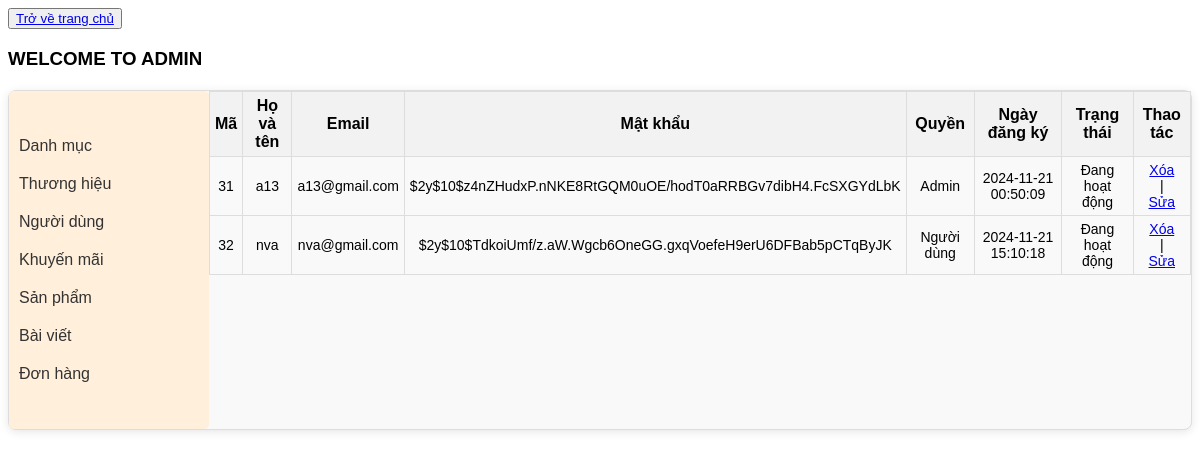
Page /admin/index_admin.php?action=manage-users&query=add (signed in) on the committed database.
### tables this page shows
CREATE TABLE `user` (
  `user_id` int(11) NOT NULL,
  `username` varchar(100) NOT NULL,
  `email` varchar(50) NOT NULL,
  `password` varchar(255) NOT NULL,
  `role` tinyint(1) NOT NULL DEFAULT 0,
  `created_at` timestamp NOT NULL DEFAULT current_timestamp(),
  `is_active` tinyint(1) NOT NULL DEFAULT 1
);

### admin/modules/manage-users/list.php (the view, shortened to what this page needs)
<?php
    include_once "../config/database.php";
    $stmt = $conn->prepare("SELECT * FROM user");
    $stmt->execute();
    $result = $stmt->get_result();
?>
    <table border="1">
        <tr>
            <th>Mã</th>
            <th>Họ và tên</th>
            <th>Email</th>
            <th>Mật khẩu</th>
            <th>Quyền</th>
            <th>Ngày đăng ký</th>
            <th>Trạng thái</th>
            <th>Thao tác</th>
        </tr>
        <?php while ($row = $result->fetch_assoc()) { ?>
        <tr>
            <td><?php echo $row['user_id']; ?></td>
            <td><?php echo $row['username']; ?></td>
            <td><?php echo $row['email']; ?></td>
            <td><?php echo $row['password']; ?></td>
            <td><?php echo $row['role'] == 1 ? 'Admin' : 'Người dùng'; ?></td>
            <td><?php echo $row['created_at']; ?></td>
            <td><?php echo $row['is_active'] == 1 ? 'Đang hoạt động' : 'Ngừng hoạt động'; ?></td>
            <td><a href="modules/manage-users/handle.php?user_id=<?php echo $row['user_id']; ?>" onclick="return confirm('Bạn có chắc chắn muốn xóa?');">Xóa</a> | <a href="?action=manage-users&query=update&user_id=<?php echo $row['user_id']; ?>">Sửa</a></td>
        </tr>
        <?php } ?>
    </table>

### admin/public/css/index_admin.css (style rules this page uses)
* { font-family: Arial, sans-serif; }
table { width: 100%; border-collapse: collapse; }
th, td { padding: 5px; text-align: center; border: 1px solid #ddd; }
td { font-size: 14px; }
th { background-color: #4CAF50; color: black; }
th { background-color: #f2f2f2; }
td a { display: flex; justify-content: center; align-items: center; }

### rows in the picture
user: user_id "31", username "a13", email "a13@gmail.com", password "$2y$10$z4nZHudxP.nNKE8RtGQM0uOE/hodT0aRRBGv7dibH4.FcSXGYdLbK", role "Admin", created_at "2024-11-21 00:50:09", is_active "Đang hoạt động"
user: user_id "32", username "nva", email "nva@gmail.com", password "$2y$10$TdkoiUmf/z.aW.Wgcb6OneGG.gxqVoefeH9erU6DFBab5pCTqByJK", role "Người dùng", created_at "2024-11-21 15:10:18", is_active "Đang hoạt động"
